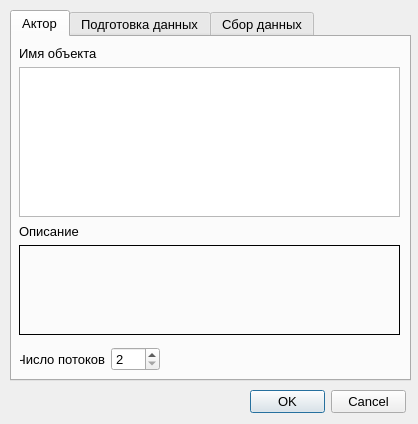
<?xml version="1.0" encoding="UTF-8"?>
<ui version="4.0">
 <class>MultiProcTopPropertyDialog</class>
 <widget class="QDialog" name="MultiProcTopPropertyDialog">
  <property name="geometry">
   <rect>
    <x>0</x>
    <y>0</y>
    <width>418</width>
    <height>424</height>
   </rect>
  </property>
  <property name="minimumSize">
   <size>
    <width>0</width>
    <height>0</height>
   </size>
  </property>
  <property name="maximumSize">
   <size>
    <width>16777215</width>
    <height>16777215</height>
   </size>
  </property>
  <property name="font">
   <font>
    <pointsize>10</pointsize>
   </font>
  </property>
  <property name="windowTitle">
   <string>Свойства многопоточной вершины</string>
  </property>
  <widget class="QDialogButtonBox" name="buttonBox">
   <property name="geometry">
    <rect>
     <x>250</x>
     <y>390</y>
     <width>156</width>
     <height>24</height>
    </rect>
   </property>
   <property name="orientation">
    <enum>Qt::Horizontal</enum>
   </property>
   <property name="standardButtons">
    <set>QDialogButtonBox::Cancel|QDialogButtonBox::Ok</set>
   </property>
  </widget>
  <widget class="QTabWidget" name="tabWidget">
   <property name="geometry">
    <rect>
     <x>10</x>
     <y>10</y>
     <width>401</width>
     <height>371</height>
    </rect>
   </property>
   <property name="palette">
    <palette>
     <active>
      <colorrole role="Base">
       <brush brushstyle="SolidPattern">
        <color alpha="255">
         <red>255</red>
         <green>255</green>
         <blue>255</blue>
        </color>
       </brush>
      </colorrole>
      <colorrole role="NoRole">
       <brush brushstyle="SolidPattern">
        <color alpha="255">
         <red>255</red>
         <green>255</green>
         <blue>255</blue>
        </color>
       </brush>
      </colorrole>
     </active>
     <inactive>
      <colorrole role="Base">
       <brush brushstyle="SolidPattern">
        <color alpha="255">
         <red>255</red>
         <green>255</green>
         <blue>255</blue>
        </color>
       </brush>
      </colorrole>
      <colorrole role="NoRole">
       <brush brushstyle="SolidPattern">
        <color alpha="255">
         <red>255</red>
         <green>255</green>
         <blue>255</blue>
        </color>
       </brush>
      </colorrole>
     </inactive>
     <disabled>
      <colorrole role="Base">
       <brush brushstyle="SolidPattern">
        <color alpha="255">
         <red>240</red>
         <green>240</green>
         <blue>240</blue>
        </color>
       </brush>
      </colorrole>
      <colorrole role="NoRole">
       <brush brushstyle="SolidPattern">
        <color alpha="255">
         <red>255</red>
         <green>255</green>
         <blue>255</blue>
        </color>
       </brush>
      </colorrole>
     </disabled>
    </palette>
   </property>
   <property name="styleSheet">
    <string notr="true"/>
   </property>
   <property name="tabPosition">
    <enum>QTabWidget::North</enum>
   </property>
   <property name="tabShape">
    <enum>QTabWidget::Rounded</enum>
   </property>
   <property name="currentIndex">
    <number>0</number>
   </property>
   <property name="elideMode">
    <enum>Qt::ElideNone</enum>
   </property>
   <property name="documentMode">
    <bool>false</bool>
   </property>
   <property name="tabsClosable">
    <bool>false</bool>
   </property>
   <widget class="QWidget" name="tab">
    <attribute name="title">
     <string>Актор</string>
    </attribute>
    <widget class="QWidget" name="layoutWidget">
     <property name="geometry">
      <rect>
       <x>8</x>
       <y>310</y>
       <width>140</width>
       <height>24</height>
      </rect>
     </property>
     <layout class="QHBoxLayout" name="horizontalLayout_2">
      <item>
       <widget class="QLabel" name="procCountLbl">
        <property name="text">
         <string>Число потоков</string>
        </property>
        <property name="alignment">
         <set>Qt::AlignRight|Qt::AlignTrailing|Qt::AlignVCenter</set>
        </property>
       </widget>
      </item>
      <item>
       <widget class="QSpinBox" name="procCountSpnBox">
        <property name="minimum">
         <number>2</number>
        </property>
        <property name="maximum">
         <number>100</number>
        </property>
        <property name="singleStep">
         <number>1</number>
        </property>
       </widget>
      </item>
     </layout>
    </widget>
    <widget class="QWidget" name="">
     <property name="geometry">
      <rect>
       <x>7</x>
       <y>9</y>
       <width>381</width>
       <height>171</height>
      </rect>
     </property>
     <layout class="QVBoxLayout" name="verticalLayout">
      <item>
       <widget class="QLabel" name="label">
        <property name="text">
         <string>Имя объекта</string>
        </property>
       </widget>
      </item>
      <item>
       <widget class="QListWidget" name="actorsListWidget"/>
      </item>
     </layout>
    </widget>
    <widget class="QWidget" name="">
     <property name="geometry">
      <rect>
       <x>7</x>
       <y>187</y>
       <width>381</width>
       <height>111</height>
      </rect>
     </property>
     <layout class="QVBoxLayout" name="verticalLayout_2">
      <item>
       <widget class="QLabel" name="label_2">
        <property name="sizePolicy">
         <sizepolicy hsizetype="Preferred" vsizetype="Fixed">
          <horstretch>0</horstretch>
          <verstretch>0</verstretch>
         </sizepolicy>
        </property>
        <property name="text">
         <string>Описание</string>
        </property>
       </widget>
      </item>
      <item>
       <widget class="QLabel" name="descriptionLbl">
        <property name="frameShape">
         <enum>QFrame::Box</enum>
        </property>
        <property name="text">
         <string/>
        </property>
        <property name="textFormat">
         <enum>Qt::PlainText</enum>
        </property>
        <property name="alignment">
         <set>Qt::AlignLeading|Qt::AlignLeft|Qt::AlignTop</set>
        </property>
        <property name="wordWrap">
         <bool>true</bool>
        </property>
        <property name="textInteractionFlags">
         <set>Qt::NoTextInteraction</set>
        </property>
       </widget>
      </item>
     </layout>
    </widget>
   </widget>
   <widget class="QWidget" name="tab_2">
    <attribute name="title">
     <string>Подготовка данных</string>
    </attribute>
    <widget class="QWidget" name="inlineWidget" native="true">
     <property name="geometry">
      <rect>
       <x>0</x>
       <y>0</y>
       <width>391</width>
       <height>341</height>
      </rect>
     </property>
     <widget class="QWidget" name="layoutWidget_3">
      <property name="geometry">
       <rect>
        <x>7</x>
        <y>187</y>
        <width>381</width>
        <height>151</height>
       </rect>
      </property>
      <layout class="QVBoxLayout" name="verticalLayout_4">
       <item>
        <widget class="QLabel" name="paramsPrepDataLbl">
         <property name="text">
          <string>Параметры</string>
         </property>
        </widget>
       </item>
       <item>
        <widget class="QTableWidget" name="paramsPrepDataTable">
         <property name="editTriggers">
          <set>QAbstractItemView::NoEditTriggers</set>
         </property>
         <property name="showDropIndicator" stdset="0">
          <bool>false</bool>
         </property>
         <property name="dragDropOverwriteMode">
          <bool>false</bool>
         </property>
         <property name="selectionMode">
          <enum>QAbstractItemView::SingleSelection</enum>
         </property>
         <property name="selectionBehavior">
          <enum>QAbstractItemView::SelectRows</enum>
         </property>
         <property name="cornerButtonEnabled">
          <bool>false</bool>
         </property>
         <attribute name="horizontalHeaderCascadingSectionResizes">
          <bool>true</bool>
         </attribute>
         <attribute name="horizontalHeaderDefaultSectionSize">
          <number>100</number>
         </attribute>
         <attribute name="horizontalHeaderMinimumSectionSize">
          <number>100</number>
         </attribute>
         <attribute name="horizontalHeaderStretchLastSection">
          <bool>true</bool>
         </attribute>
         <attribute name="verticalHeaderDefaultSectionSize">
          <number>22</number>
         </attribute>
         <column>
          <property name="text">
           <string>Параметр</string>
          </property>
         </column>
         <column>
          <property name="text">
           <string>Тип</string>
          </property>
         </column>
         <column>
          <property name="text">
           <string>Класс</string>
          </property>
         </column>
        </widget>
       </item>
      </layout>
     </widget>
     <widget class="QWidget" name="">
      <property name="geometry">
       <rect>
        <x>7</x>
        <y>9</y>
        <width>381</width>
        <height>171</height>
       </rect>
      </property>
      <layout class="QVBoxLayout" name="verticalLayout_3">
       <item>
        <widget class="QLabel" name="prepareDataLbl">
         <property name="text">
          <string>Функция подготовки данных</string>
         </property>
        </widget>
       </item>
       <item>
        <widget class="QPlainTextEdit" name="prepareDataEdt">
         <property name="maximumBlockCount">
          <number>0</number>
         </property>
        </widget>
       </item>
      </layout>
     </widget>
    </widget>
   </widget>
   <widget class="QWidget" name="tab_3">
    <attribute name="title">
     <string>Сбор данных</string>
    </attribute>
    <widget class="QWidget" name="inlineWidget_3" native="true">
     <property name="geometry">
      <rect>
       <x>0</x>
       <y>0</y>
       <width>391</width>
       <height>341</height>
      </rect>
     </property>
     <widget class="QWidget" name="layoutWidget_7">
      <property name="geometry">
       <rect>
        <x>7</x>
        <y>187</y>
        <width>381</width>
        <height>151</height>
       </rect>
      </property>
      <layout class="QVBoxLayout" name="verticalLayout_6">
       <item>
        <widget class="QLabel" name="paramsCollDataLbl">
         <property name="text">
          <string>Параметры</string>
         </property>
        </widget>
       </item>
       <item>
        <widget class="QTableWidget" name="paramsCollDataTable">
         <property name="editTriggers">
          <set>QAbstractItemView::NoEditTriggers</set>
         </property>
         <property name="showDropIndicator" stdset="0">
          <bool>false</bool>
         </property>
         <property name="dragDropOverwriteMode">
          <bool>false</bool>
         </property>
         <property name="selectionMode">
          <enum>QAbstractItemView::SingleSelection</enum>
         </property>
         <property name="selectionBehavior">
          <enum>QAbstractItemView::SelectRows</enum>
         </property>
         <property name="cornerButtonEnabled">
          <bool>false</bool>
         </property>
         <attribute name="horizontalHeaderCascadingSectionResizes">
          <bool>true</bool>
         </attribute>
         <attribute name="horizontalHeaderDefaultSectionSize">
          <number>100</number>
         </attribute>
         <attribute name="horizontalHeaderMinimumSectionSize">
          <number>100</number>
         </attribute>
         <attribute name="horizontalHeaderStretchLastSection">
          <bool>true</bool>
         </attribute>
         <attribute name="verticalHeaderDefaultSectionSize">
          <number>22</number>
         </attribute>
         <column>
          <property name="text">
           <string>Параметр</string>
          </property>
         </column>
         <column>
          <property name="text">
           <string>Тип</string>
          </property>
         </column>
         <column>
          <property name="text">
           <string>Класс</string>
          </property>
         </column>
        </widget>
       </item>
      </layout>
     </widget>
     <widget class="QWidget" name="layoutWidget_2">
      <property name="geometry">
       <rect>
        <x>7</x>
        <y>9</y>
        <width>381</width>
        <height>171</height>
       </rect>
      </property>
      <layout class="QVBoxLayout" name="verticalLayout_7">
       <item>
        <widget class="QLabel" name="collectDataLbl">
         <property name="text">
          <string>Функция сбора данных</string>
         </property>
        </widget>
       </item>
       <item>
        <widget class="QPlainTextEdit" name="collectDataEdt">
         <property name="maximumBlockCount">
          <number>0</number>
         </property>
        </widget>
       </item>
      </layout>
     </widget>
    </widget>
   </widget>
  </widget>
 </widget>
 <resources/>
 <connections>
  <connection>
   <sender>buttonBox</sender>
   <signal>accepted()</signal>
   <receiver>MultiProcTopPropertyDialog</receiver>
   <slot>accept()</slot>
   <hints>
    <hint type="sourcelabel">
     <x>385</x>
     <y>224</y>
    </hint>
    <hint type="destinationlabel">
     <x>157</x>
     <y>243</y>
    </hint>
   </hints>
  </connection>
  <connection>
   <sender>buttonBox</sender>
   <signal>rejected()</signal>
   <receiver>MultiProcTopPropertyDialog</receiver>
   <slot>reject()</slot>
   <hints>
    <hint type="sourcelabel">
     <x>385</x>
     <y>230</y>
    </hint>
    <hint type="destinationlabel">
     <x>286</x>
     <y>243</y>
    </hint>
   </hints>
  </connection>
 </connections>
</ui>
